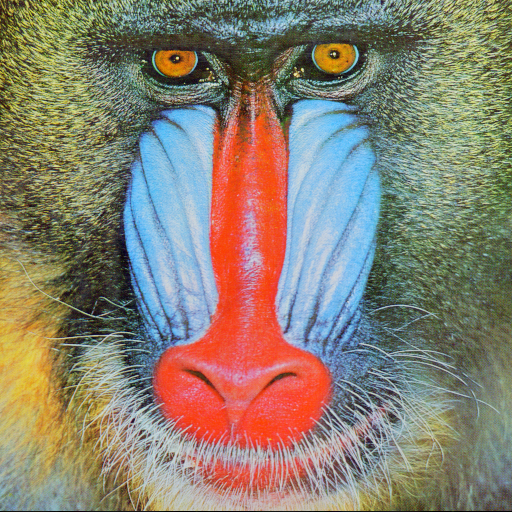
#> input picture images/baboon.png, 512 x 512 px
$ python Lecture-Color-Image-Processing.py   (older library calls are emulated)
#> lines starting #> are read from the running program, lines starting #| are printed output that depends on the picture
#%% Import libraries
import os
import cv2
import numpy as np
import matplotlib.pyplot as plt
# from numpy.fft import fft2, fftshift
from utils import  do_nothing
from utils import create_white_disk
# from utils import norm_img
from utils import compute_piecewise_linear_val
# from utils import color_gradient
PATH_TO_IMAGES = '../images/'

#%% Load a color image and visualize each channel separately
img = cv2.imread(os.path.join(PATH_TO_IMAGES,'baboon.png'), cv2.IMREAD_COLOR)
#> img is the input picture: shape (512, 512, 3); mean B, G, R 113.1, 128.9, 137.4

bgr = cv2.split(img)

plt.figure(figsize=(32,32))
plt.subplot(221); plt.title('B'); plt.imshow(bgr[0], 'gray')
plt.subplot(222); plt.title('G'); plt.imshow(bgr[1], 'gray')
plt.subplot(223); plt.title('R'); plt.imshow(bgr[2], 'gray')
plt.subplot(224); plt.title('Original'); plt.imshow(cv2.cvtColor(img, cv2.COLOR_BGR2RGB))
plt.show()

#%% Load a color image and visualize each channel separately
img = cv2.imread(os.path.join(PATH_TO_IMAGES,'baboon.png'), cv2.IMREAD_COLOR)
rgb = cv2.cvtColor(img, cv2.COLOR_BGR2RGB)

r = [1, 0, 0] # red
g = [0, 1, 0] # green
b = [0, 0, 1] # blue

c = [0, 1, 1] # cyan
m = [1, 0, 1] # magenta
y = [1, 1, 0] # yellow

img_r = r * rgb
img_g = g * rgb
img_b = b * rgb
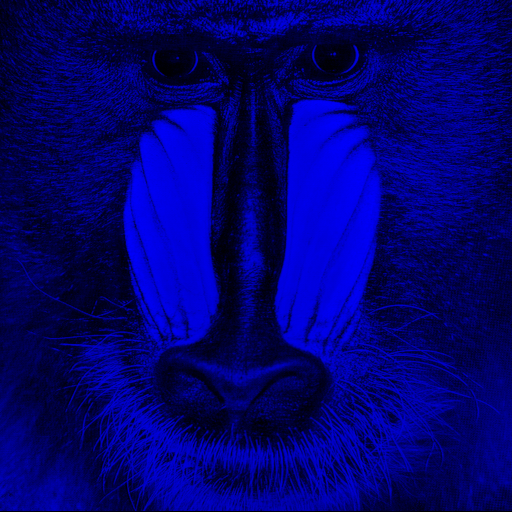
#> img_b: shape (512, 512, 3) int64; mean R, G, B 0, 0, 113.1

img_c = c * rgb
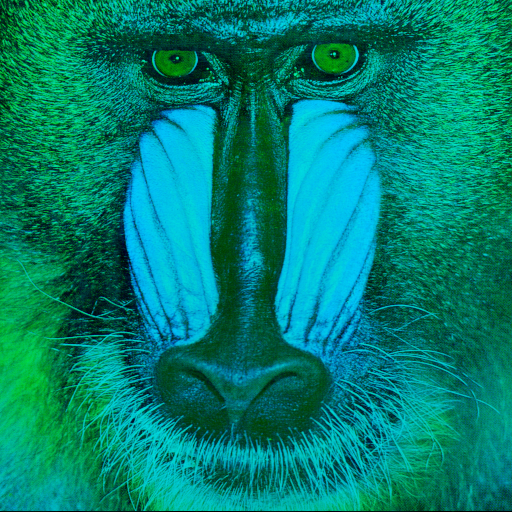
#> img_c: shape (512, 512, 3) int64; mean R, G, B 0, 128.9, 113.1
img_m = m * rgb
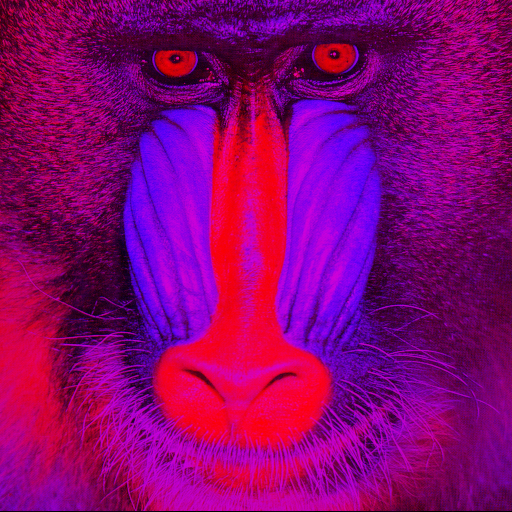
#> img_m: shape (512, 512, 3) int64; mean R, G, B 137.4, 0, 113.1
img_y = y * rgb
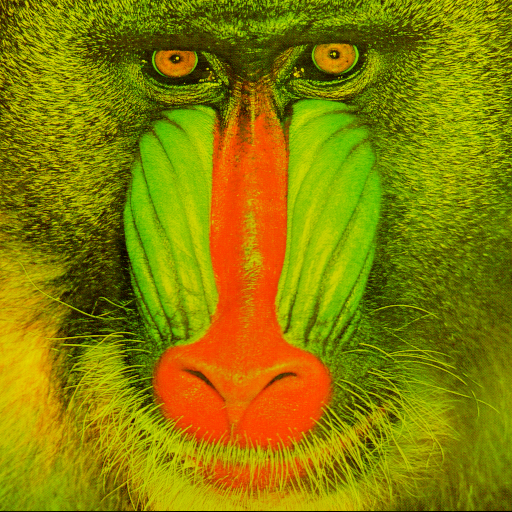
#> img_y: shape (512, 512, 3) int64; mean R, G, B 137.4, 128.9, 0

plt.figure(figsize=(32,32))
plt.subplot(241); plt.title('RGB'); plt.imshow(rgb)
plt.subplot(242); plt.title('R'); plt.imshow(img_r)
plt.subplot(243); plt.title('G'); plt.imshow(img_g)
plt.subplot(244); plt.title('B'); plt.imshow(img_b)
plt.subplot(246); plt.title('C'); plt.imshow(img_c)
plt.subplot(247); plt.title('M'); plt.imshow(img_m)
plt.subplot(248); plt.title('Y'); plt.imshow(img_y)
plt.show()

#%% Load a color image and visualize each channel separately
img = cv2.imread(os.path.join(PATH_TO_IMAGES, 'baboon.png'), cv2.IMREAD_COLOR)
bgr = cv2.split(img)
colormap = cv2.COLORMAP_JET
#
plt.figure(figsize=(32,32))
plt.subplot(221); plt.title('B'); plt.imshow(cv2.applyColorMap(bgr[0], colormap))
plt.subplot(222); plt.title('G'); plt.imshow(cv2.applyColorMap(bgr[1], colormap))
plt.subplot(223); plt.title('R'); plt.imshow(cv2.applyColorMap(bgr[2], colormap))
plt.subplot(224); plt.title('Original'); plt.imshow(cv2.cvtColor(img, cv2.COLOR_BGR2RGB))
plt.show()

#%% Load a color image and visualize each channel separately
img = cv2.imread(os.path.join(PATH_TO_IMAGES,'rgbcube_kBKG.png'), cv2.IMREAD_COLOR)
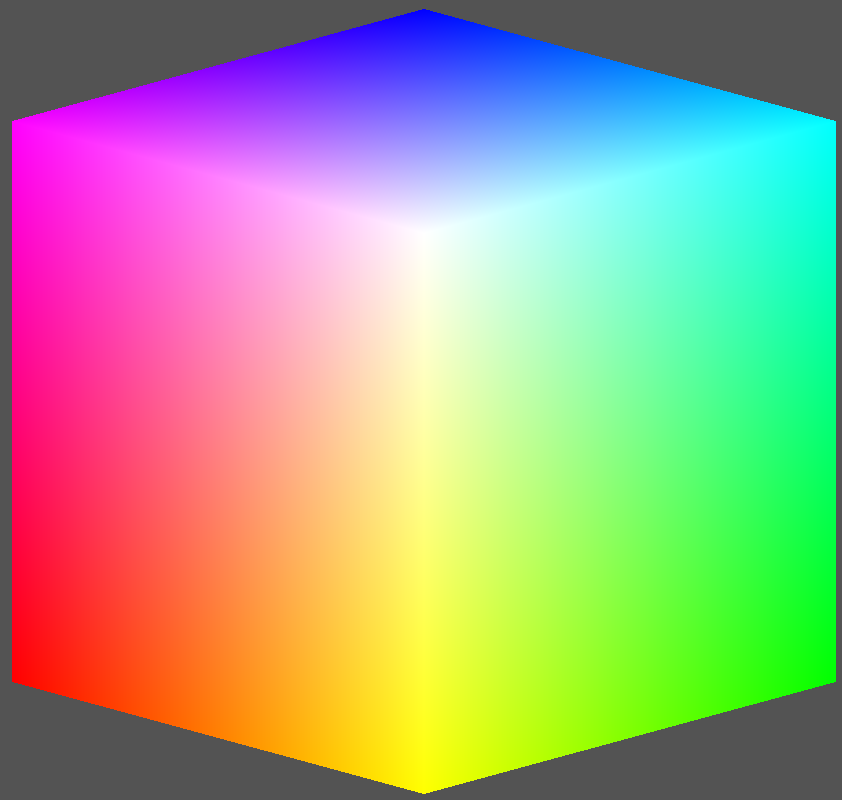
#> input picture images/rgbcube_kBKG.png, 842 x 800 px
#> img is the input picture: shape (800, 842, 3); mean B, G, R 137.1, 163.4, 163.4
bgr = cv2.split(img)
#colormap = cv2.COLORMAP_JET
colormap = 1

plt.figure(figsize=(32,32))
plt.subplot(221); plt.title('B'); plt.imshow(cv2.applyColorMap(bgr[0], colormap))
plt.subplot(222); plt.title('G'); plt.imshow(cv2.applyColorMap(bgr[1], colormap))
plt.subplot(223); plt.title('R'); plt.imshow(cv2.applyColorMap(bgr[2], colormap))
plt.subplot(224); plt.title('Original'); plt.imshow(cv2.cvtColor(img, cv2.COLOR_BGR2RGB))
plt.show()


#%% Load a color image and visualize each channel separately
img = cv2.imread(os.path.join(PATH_TO_IMAGES,'rgbcube_kBKG.png'), cv2.IMREAD_COLOR)
img = img
bgr = cv2.split(img)
colormap = cv2.COLORMAP_JET
#
plt.figure(figsize=(32,32))
plt.subplot(221); plt.title('B'); plt.imshow(cv2.applyColorMap(bgr[0], colormap))
plt.subplot(222); plt.title('G'); plt.imshow(cv2.applyColorMap(bgr[1], colormap))
plt.subplot(223); plt.title('R'); plt.imshow(cv2.applyColorMap(bgr[2], colormap))
plt.subplot(224); plt.title('Original'); plt.imshow(cv2.cvtColor(img, cv2.COLOR_BGR2RGB))
plt.show()
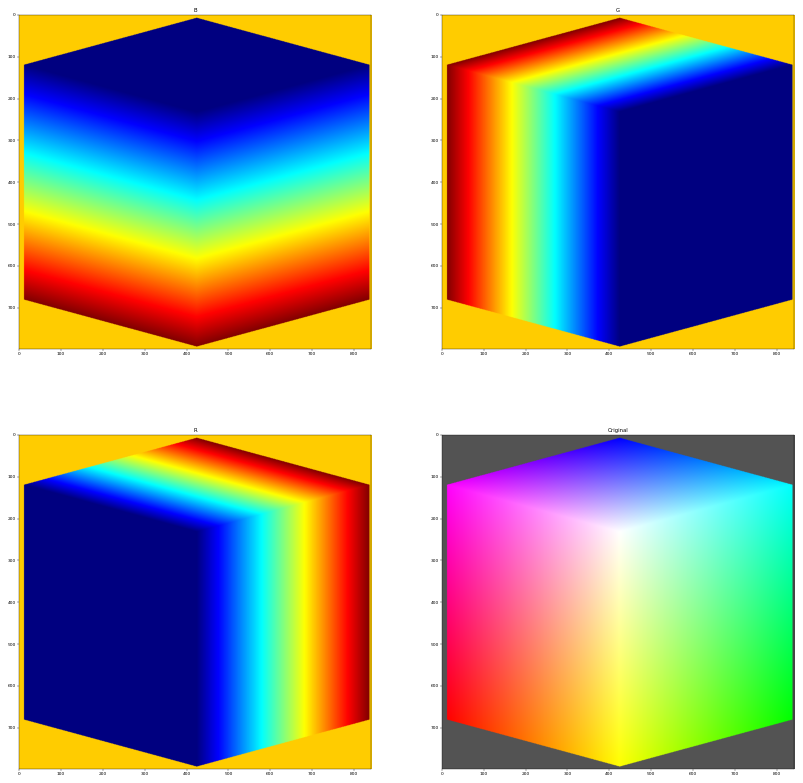
#> figure drawn by matplotlib, 4 panels


#%% Load a color image and visualize  in grayscale
img = cv2.imread(os.path.join(PATH_TO_IMAGES,'rgbcube_kBKG.png'))
plt.figure(figsize=(32,32))
plt.imshow((img))
plt.show()


#%% Load a color image and visualize each channel separately HSV
img = cv2.imread(os.path.join(PATH_TO_IMAGES,'rgbcube_kBKG.png'), cv2.IMREAD_GRAYSCALE)
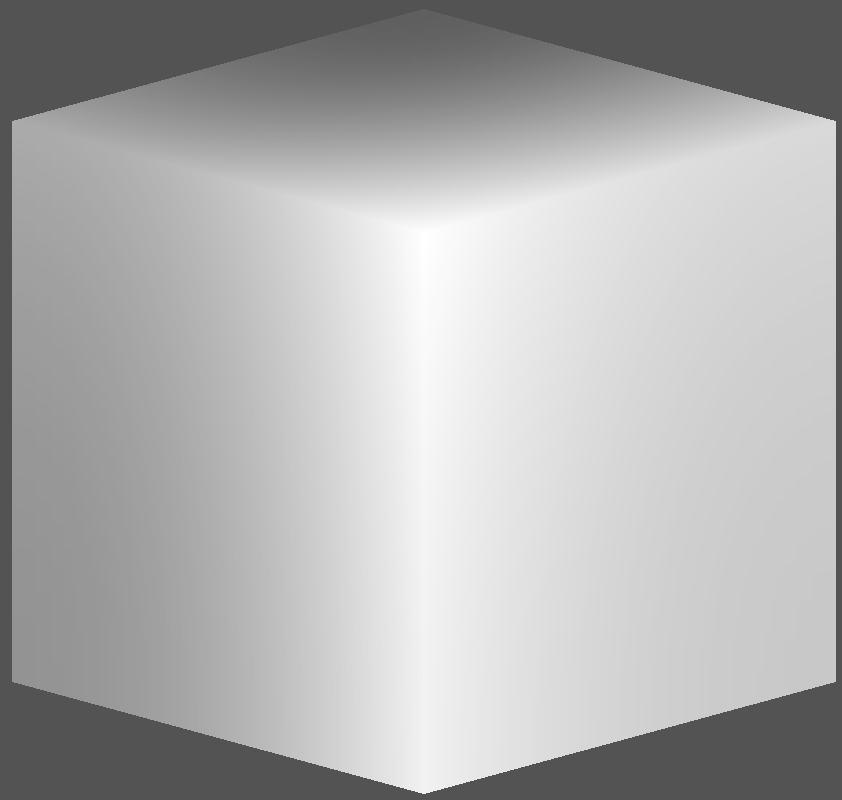
#> img: shape (800, 842); min 83, max 255, mean 175.7
# hsv = cv2.cvtColor(img, cv2.COLOR_BGR2HSV)
#> (the run stopped early here; a loop or call above may not have finished)
